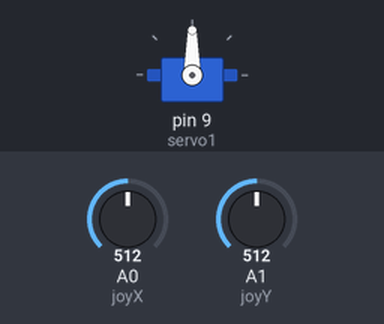
Simulated run of this sketch. Board: Arduino Uno, built with avr-gcc and run on an emulated ATmega328P. On the bench: servo. The inputs (shaded band) are chosen by the test bench; at power-on: A1 (joyY) = 512, A0 (joyX) = 512.

Above: at 1.2 s.
1.3 s: A1 (joyY) set to 716
At 1.8 s:
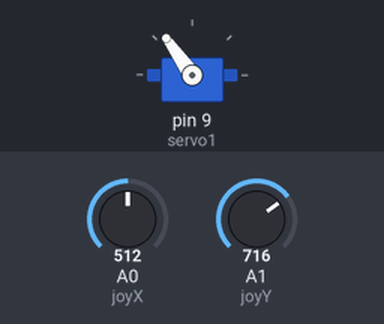
2.8 s: A1 (joyY) set to 900
At 3.5 s:
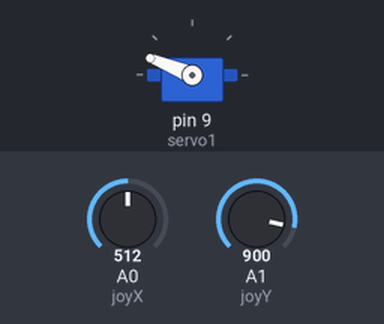
4.3 s: A1 (joyY) set to 1023
At 5.3 s:
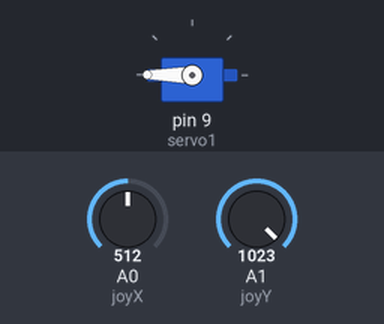
5.8 s: A1 (joyY) set to 306
At 7.0 s:
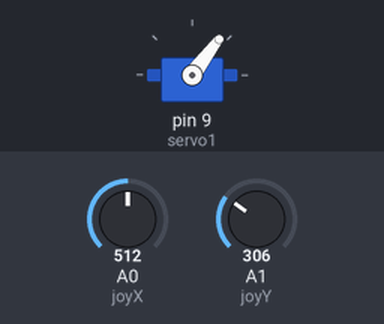
7.3 s: A1 (joyY) set to 122
At 7.6 s:
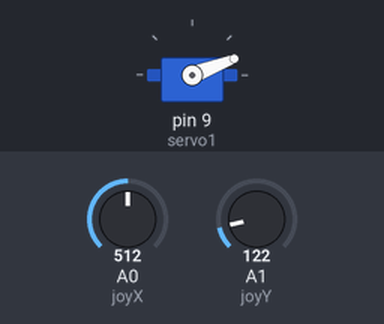
Timing chart, 0 to 9.8 s (numbered marks = the images above; inputs shaded):
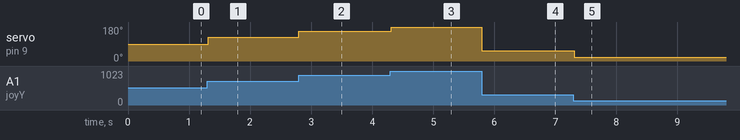

The sketch:

servo_with_joystick.ino
```cpp
#include <Servo.h>

//Include the servo library

Servo servo1;


int joyX =0;
int joyY =1;


int joyVal;

void setup()
{ //attaches our servos on pins PWM 9
  servo1.attach(9);

}

void loop()
{
  //read the value of joystick (between 0-1023)
  joyVal = analogRead(joyX);
  joyVal = map (joyVal, 0, 1023, 0, 180); //servo value between 0-180
  servo1.write(joyVal); //set the servo position according to the joystick value

  joyVal = analogRead(joyY);
  joyVal = map (joyVal, 0, 1023, 0, 180);
  servo1.write(joyVal);
  delay(15);
}
```

Measured:
- after the input at 1.3 s, servo on pin 9 (servo1): 90° → 125° at once
- after the input at 2.8 s, servo on pin 9 (servo1): 125° → 158° at once
- after the input at 4.3 s, servo on pin 9 (servo1): 158° → 180° at once
- after the input at 5.8 s, servo on pin 9 (servo1): 180° → 53° at once
- after the input at 7.3 s, servo on pin 9 (servo1): 53° → 21° at once
